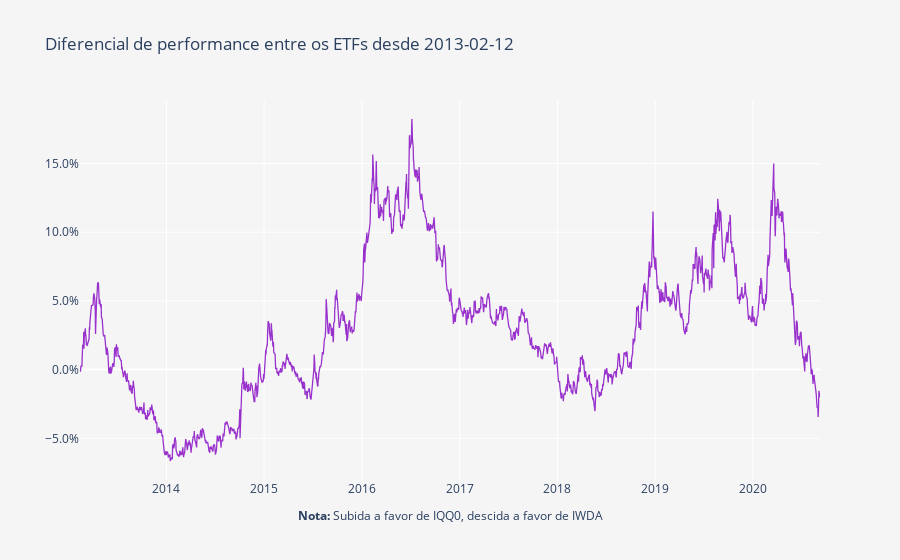

Notebook code cell kept with this figure:
### Code cell
layout = go.Layout(
    title='Diferencial de performance entre os ETFs desde ' + Begin,
    plot_bgcolor='#f5f5f5',
    paper_bgcolor='#f5f5f5',
    xaxis=dict(
        title='<b>Nota:</b> Subida a favor de IQQ0, descida a favor de IWDA',
        showgrid=True,
        titlefont=dict(size=12),
    ),
    yaxis=dict(
        title='',
        showgrid=True,
        zeroline=True, # Adicionar ou não a zero line
        tickformat=".1%" # tickformat=".2%" se quiseres mais casas decimais
    ))

trace0 = go.Scatter(
    x = fundos.index,
    y = (round(((fundos.iloc[:, 1] / fundos.iloc[:, 0])- 1), 5)),
    name = 'Portfolio',
    line = dict(
        color = 'darkorchid',
        width = 1.3)
)

data = [trace0]
        
fig = go.Figure(data=data, layout=layout)
py.iplot(fig)

### Figure 1 — Plotly figure (JSON) as saved in the notebook; plotly's stock layout.template omitted (floating-point values rounded to 4 significant figures; data arrays with more than 128 entries replaced by an {"elided": "..."} marker saying what was removed)
{"data": [{"line": {"color": "darkorchid", "width": 1.3}, "name": "Portfolio", "type": "scatter", "x": {"elided": "1935 str values"}, "y": {"elided": "1935 float values"}}], "layout": {"autosize": true, "paper_bgcolor": "#f5f5f5", "plot_bgcolor": "#f5f5f5", "title": {"text": "Diferencial de performance entre os ETFs desde 2013-02-12"}, "xaxis": {"autorange": true, "range": ["2013-02-12", "2020-09-08"], "showgrid": true, "title": {"font": {"size": 12}, "text": "<b>Nota:</b> Subida a favor de IQQ0, descida a favor de IWDA"}, "type": "date"}, "yaxis": {"autorange": true, "range": [-0.08033, 0.1962], "showgrid": true, "tickformat": ".1%", "title": {"text": ""}, "type": "linear", "zeroline": true}}}
